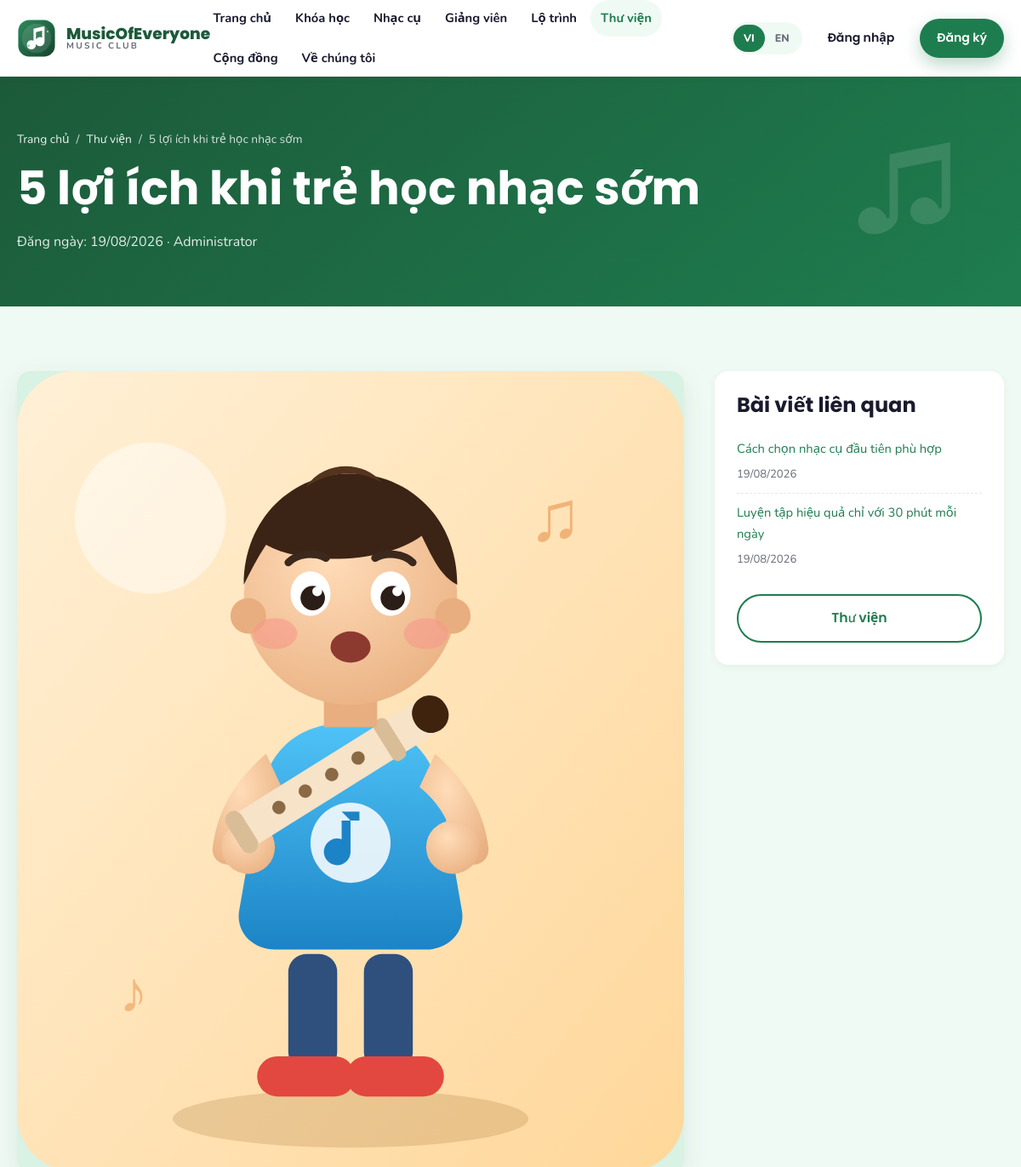
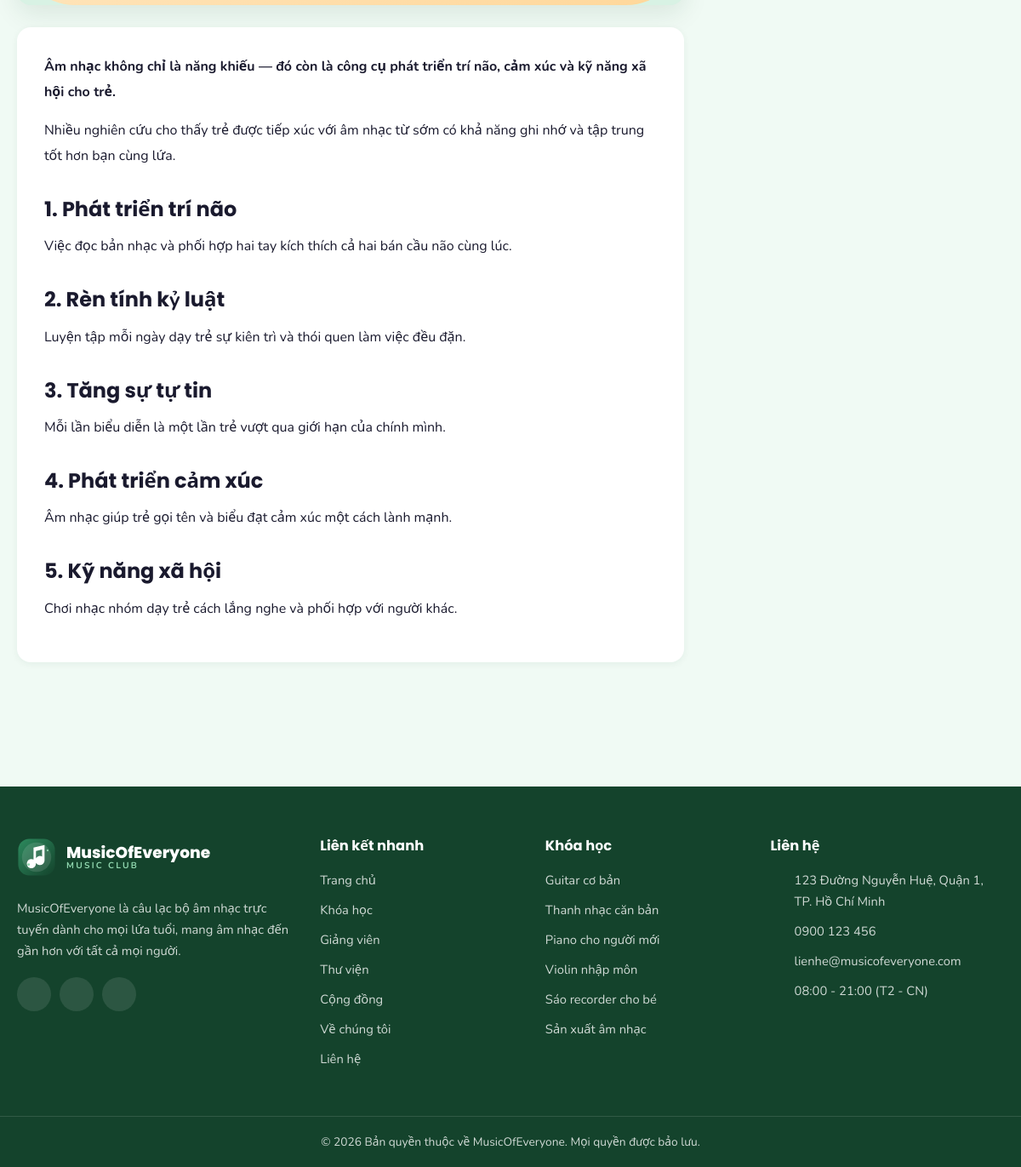
/bai-viet-chi-tiet.php?slug=5-loi-ich-khi-tre-hoc-nhac-som, run on the app's committed database (2 pictures, top to bottom).
### tables this page shows
CREATE TABLE `posts` (
  `id` INT AUTO_INCREMENT PRIMARY KEY,
  `slug` VARCHAR(255) UNIQUE,
  `title_vi` VARCHAR(255),
  `title_en` VARCHAR(255),
  `excerpt_vi` TEXT,
  `excerpt_en` TEXT,
  `content_vi` LONGTEXT,
  `content_en` LONGTEXT,
  `thumbnail` VARCHAR(255),
  `author_id` INT DEFAULT NULL,
  `is_published` TINYINT(1) DEFAULT 1,
  `meta_title` VARCHAR(255),
  `meta_description` TEXT,
  `created_at` TIMESTAMP DEFAULT CURRENT_TIMESTAMP,
  `updated_at` TIMESTAMP DEFAULT CURRENT_TIMESTAMP ON UPDATE CURRENT_TIMESTAMP,
  CONSTRAINT `fk_posts_author` FOREIGN KEY (`author_id`) REFERENCES `users`(`id`) ON DELETE SET NULL
);

CREATE TABLE `users` (
  `id` INT AUTO_INCREMENT PRIMARY KEY,
  `name` VARCHAR(255) NOT NULL,
  `email` VARCHAR(255) UNIQUE NOT NULL,
  `password` VARCHAR(255) NOT NULL,
  `phone` VARCHAR(50) DEFAULT NULL,
  `is_admin` TINYINT(1) DEFAULT 0,
  `is_active` TINYINT(1) DEFAULT 1,
  `avatar` VARCHAR(255) DEFAULT NULL,
  `created_at` TIMESTAMP DEFAULT CURRENT_TIMESTAMP,
  `updated_at` TIMESTAMP DEFAULT CURRENT_TIMESTAMP ON UPDATE CURRENT_TIMESTAMP
);

CREATE TABLE `courses` (
  `id` INT AUTO_INCREMENT PRIMARY KEY,
  `slug` VARCHAR(255) UNIQUE,
  `title_vi` VARCHAR(255),
  `title_en` VARCHAR(255),
  `subtitle_vi` VARCHAR(255),
  `subtitle_en` VARCHAR(255),
  `description_vi` TEXT,
  `description_en` TEXT,
  `level_id` INT DEFAULT NULL,
  `instructor_id` INT DEFAULT NULL,
  `thumbnail` VARCHAR(255),
  `price` DECIMAL(10,2) DEFAULT 0,
  `duration` VARCHAR(100),
  `is_featured` TINYINT(1) DEFAULT 0,
  `is_active` TINYINT(1) DEFAULT 1,
  `meta_title` VARCHAR(255),
  `meta_description` TEXT,
  `sort_order` INT DEFAULT 0,
  `created_at` TIMESTAMP DEFAULT CURRENT_TIMESTAMP,
  CONSTRAINT `fk_courses_level` FOREIGN KEY (`level_id`) REFERENCES `levels`(`id`) ON DELETE SET NULL,
  CONSTRAINT `fk_courses_instructor` FOREIGN KEY (`instructor_id`) REFERENCES `instructors`(`id`) ON DELETE SET NULL
);

### includes/db.php (called while the page is built, shortened)
<?php
function db(): PDO
{
    static $pdo = null;
    if ($pdo instanceof PDO) {
        return $pdo;
    }
    $dsn = 'mysql:host=' . DB_HOST . ';dbname=' . DB_NAME . ';charset=' . DB_CHARSET;
    try {
        $pdo = new PDO($dsn, DB_USER, DB_PASS, [
            PDO::ATTR_ERRMODE            => PDO::ERRMODE_EXCEPTION,
            PDO::ATTR_DEFAULT_FETCH_MODE => PDO::FETCH_ASSOC,
            PDO::ATTR_EMULATE_PREPARES   => false,
        ]);
    } catch (PDOException $e) {
        if (defined('DEBUG_MODE') && DEBUG_MODE) {
            die('Database connection failed: ' . $e->getMessage());
        }
        http_response_code(500);
        die('Database connection failed. Please try again later.');
    }
    return $pdo;
}
function dbQuery(string $sql, array $params = []): PDOStatement
{
    $stmt = db()->prepare($sql);
    $stmt->execute($params);
    return $stmt;
}
function dbAll(string $sql, array $params = []): array
{
    return dbQuery($sql, $params)->fetchAll();
}
function dbOne(string $sql, array $params = []): ?array
{
    $row = dbQuery($sql, $params)->fetch();
    return $row === false ? null : $row;
}

### bai-viet-chi-tiet.php (the view, shortened to what this page needs)
<?php
require_once __DIR__ . '/includes/functions.php';
$slug = trim((string) ($_GET['slug'] ?? ''));
$post = $slug === '' ? null : dbOne(
    'SELECT p.*, u.name AS author_name FROM posts p
     LEFT JOIN users u ON u.id = p.author_id
     WHERE p.slug = ? AND p.is_published = 1',
    [$slug]
);
$related = dbAll(
    'SELECT * FROM posts WHERE is_published = 1 AND id <> ? ORDER BY created_at DESC LIMIT 3',
    [(int) $post['id']]
);
require __DIR__ . '/includes/header.php';
?>
<section class="page-hero">
  <div class="container">
    <nav class="breadcrumb" aria-label="Breadcrumb">
      <a href="<?= e(url('index.php')) ?>"><?= e(t('home')) ?></a><span>/</span>
      <a href="<?= e(url('thu-vien.php')) ?>"><?= e(t('nav_library')) ?></a><span>/</span>
      <span><?= e(excerpt(localized($post, 'title'), 60)) ?></span>
    </nav>
    <h1><?= e(localized($post, 'title')) ?></h1>
    <p><?= e(t('published_on')) ?>: <?= e(formatDate($post['created_at'])) ?><?= $post['author_name'] ? ' · ' . e($post['author_name']) : '' ?></p>
  </div>
</section>
<section class="section">
  <div class="container detail-layout">
    <div>
      <div class="detail-media">
        <img src="<?= e(imageUrl($post['thumbnail'], 'assets/images/course-piano.svg')) ?>" alt="<?= e(localized($post, 'title')) ?>">
      </div>
      <article class="detail-card rich-text">
        <p><strong><?= e(localized($post, 'excerpt')) ?></strong></p>
        <?= safeHtml(localized($post, 'content')) ?>
      </article>
    </div>
    <aside>
      <div class="sidebar-card">
        <h3><?= e(t('related_posts')) ?></h3>
        <ul class="meta-list">
          <?php foreach ($related as $item): ?>
            <li style="display:block">
              <a href="<?= e(url('bai-viet-chi-tiet.php?slug=' . urlencode($item['slug']))) ?>"><?= e(localized($item, 'title')) ?></a>
              <div class="form-hint"><?= e(formatDate($item['created_at'])) ?></div>
            </li>
          <?php endforeach; ?>
        </ul>
        <a class="btn btn--outline btn--block" href="<?= e(url('thu-vien.php')) ?>"><?= e(t('nav_library')) ?></a>
      </div>
    </aside>
  </div>
</section>
<?php require __DIR__ . '/includes/footer.php'; ?>

### includes/footer.php (shortened to what this page needs)
</main>
<footer class="site-footer">
  <div class="container site-footer__grid">
    <div class="site-footer__col">
      <a class="brand brand--footer" href="<?= e(url('index.php')) ?>">
        <img class="brand__logo" src="<?= e(asset('images/logo.svg')) ?>" alt="<?= e(setting('site_name', SITE_NAME)) ?>" width="46" height="46">
        <span class="brand__text">
          <span class="brand__name"><?= e(setting('site_name', SITE_NAME)) ?></span>
          <span class="brand__tagline"><?= e(t('brand_tagline')) ?></span>
        </span>
      </a>
      <p class="site-footer__about"><?= e(t('footer_about')) ?></p>
      <div class="social">
        <?php if (setting('facebook_url')): ?>
          <a class="social__link" href="<?= e(setting('facebook_url')) ?>" target="_blank" rel="noopener" aria-label="Facebook"><?= icon('facebook', 'icon icon--sm') ?></a>
        <?php endif; ?>
        <?php if (setting('youtube_url')): ?>
          <a class="social__link" href="<?= e(setting('youtube_url')) ?>" target="_blank" rel="noopener" aria-label="YouTube"><?= icon('youtube', 'icon icon--sm') ?></a>
        <?php endif; ?>
        <?php if (setting('zalo_url')): ?>
          <a class="social__link" href="<?= e(setting('zalo_url')) ?>" target="_blank" rel="noopener" aria-label="Zalo"><?= icon('zalo', 'icon icon--sm') ?></a>
        <?php endif; ?>
      </div>
    </div>
    <div class="site-footer__col">
      <h3 class="site-footer__title"><?= e(t('footer_links')) ?></h3>
      <ul class="site-footer__list">
        <li><a href="<?= e(url('index.php')) ?>"><?= e(t('nav_home')) ?></a></li>
        <li><a href="<?= e(url('khoa-hoc.php')) ?>"><?= e(t('nav_courses')) ?></a></li>
        <li><a href="<?= e(url('giang-vien.php')) ?>"><?= e(t('nav_instructors')) ?></a></li>
        <li><a href="<?= e(url('thu-vien.php')) ?>"><?= e(t('nav_library')) ?></a></li>
        <li><a href="<?= e(url('cong-dong.php')) ?>"><?= e(t('nav_community')) ?></a></li>
        <li><a href="<?= e(url('ve-chung-toi.php')) ?>"><?= e(t('nav_about')) ?></a></li>
        <li><a href="<?= e(url('lien-he.php')) ?>"><?= e(t('nav_contact')) ?></a></li>
      </ul>
    </div>
    <div class="site-footer__col">
      <h3 class="site-footer__title"><?= e(t('footer_courses')) ?></h3>
      <ul class="site-footer__list">
        <?php
        $footerCourses = [];
        try {
            $footerCourses = dbAll('SELECT slug, title_vi, title_en FROM courses WHERE is_active = 1 ORDER BY sort_order ASC LIMIT 6');
        } catch (Throwable $e) {
            $footerCourses = [];
        }
        ?>
        <?php foreach ($footerCourses as $fc): ?>
          <li><a href="<?= e(url('khoa-hoc-chi-tiet.php?slug=' . urlencode($fc['slug']))) ?>"><?= e(localized($fc, 'title')) ?></a></li>
        <?php endforeach; ?>
      </ul>
    </div>
    <div class="site-footer__col">
      <h3 class="site-footer__title"><?= e(t('footer_contact')) ?></h3>
      <ul class="site-footer__list site-footer__list--contact">
        <li><?= icon('pin', 'icon icon--sm') ?><span><?= e(setting('address')) ?></span></li>
        <li><?= icon('phone', 'icon icon--sm') ?><a href="tel:<?= e(preg_replace('/\s+/', '', setting('phone'))) ?>"><?= e(setting('phone')) ?></a></li>
        <li><?= icon('mail', 'icon icon--sm') ?><a href="mailto:<?= e(setting('contact_email')) ?>"><?= e(setting('contact_email')) ?></a></li>
        <li><?= icon('clock', 'icon icon--sm') ?><span><?= e(setting('working_hours')) ?></span></li>
      </ul>
    </div>
  </div>
  <div class="site-footer__bottom">
    <div class="container">
      <p>&copy; <?= date('Y') ?> <?= e(t('footer_copyright')) ?></p>
    </div>
  </div>
</footer>
</body>
</html>

### data on the page
posts: title_vi "5 lợi ích khi trẻ học nhạc sớm", created_at "19/08/2026", author.name "Administrator", thumbnail (picture), excerpt_vi "Âm nhạc không chỉ là năng khiếu — đó còn là công cụ phát triển trí não, cảm xúc và kỹ năng xã hội cho trẻ.", content_vi "Nhiều nghiên cứu cho thấy trẻ được tiếp xúc với âm nhạc từ sớm có khả năng ghi nhớ và tập trung tốt hơn bạn cùng lứa. 1. Phát triển trí não Việc đọc bản nhạc và phối hợp hai tay kích thích cả hai bán cầu não cùng lúc. 2. Rèn tính kỷ luật Luyện tập mỗi ngày dạy trẻ sự kiên trì và thói quen làm việc đều đặn. 3. Tăng sự tự tin Mỗi lần biểu diễn là một lần trẻ vượt qua giới hạn của chính mình. 4. Phát triển cảm xúc Âm nhạc giúp trẻ gọi tên và biểu đạt cảm xúc một cách lành mạnh. 5. Kỹ năng xã hội Chơi nhạc nhóm dạy trẻ cách lắng nghe và phối hợp với người khác."
posts: title_vi "Cách chọn nhạc cụ đầu tiên phù hợp", created_at "19/08/2026"
posts: title_vi "Luyện tập hiệu quả chỉ với 30 phút mỗi ngày", created_at "19/08/2026"
courses: title_vi "Guitar cơ bản"
courses: title_vi "Thanh nhạc căn bản"
courses: title_vi "Piano cho người mới"
courses: title_vi "Violin nhập môn"
courses: title_vi "Sáo recorder cho bé"
courses: title_vi "Sản xuất âm nhạc"

### other printed values
setting('site_name', SITE_NAME) "MusicOfEveryone"
t('brand_tagline') "MUSIC CLUB"
$item['label'] "Trang chủ"
$item['label'] "Khóa học"
$item['label'] "Nhạc cụ"
$item['label'] "Giảng viên"
$item['label'] "Lộ trình"
$item['label'] "Thư viện"
$item['label'] "Cộng đồng"
$item['label'] "Về chúng tôi"
t('nav_login') "Đăng nhập"
t('nav_register') "Đăng ký"
t('home') "Trang chủ"
t('nav_library') "Thư viện"
t('published_on') "Đăng ngày"
